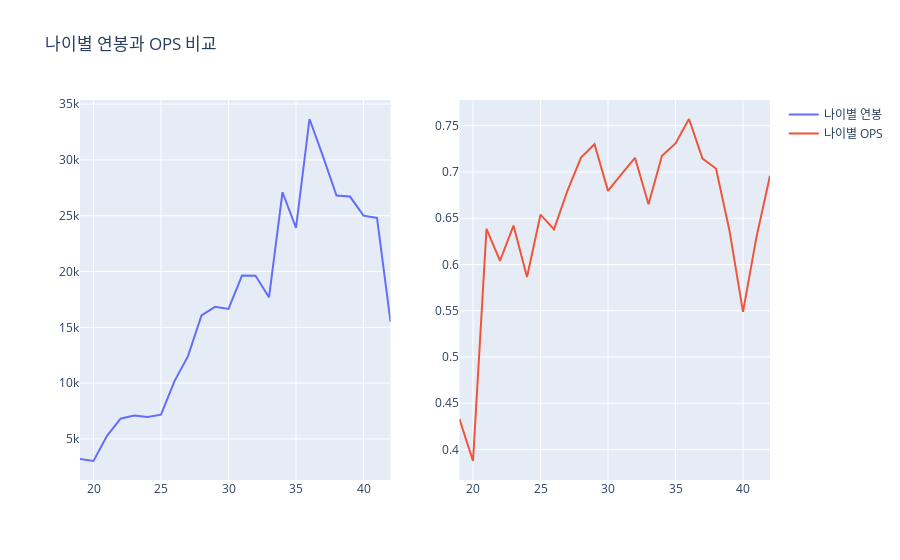

Write notebook code for a chart like this one.
### Code cell
age_category()

### Figure 1 — Plotly figure (JSON) as saved in the notebook; plotly's stock layout.template omitted (floating-point values rounded to 4 significant figures)
{"data": [{"name": "나이별 연봉", "type": "scatter", "x": [19, 20, 21, 22, 23, 24, 25, 26, 27, 28, 29, 30, 31, 32, 33, 34, 35, 36, 37, 38, 39, 40, 41, 42], "xaxis": "x", "y": [3200, 3020, 5280, 6811.0, 7105.0, 6962.0, 7177.0, 10175, 12420.0, 16070.0, 16840.0, 16650.0, 19630.0, 19630.0, 17690.0, 27100, 23900.0, 33660.0, 30310.0, 26800, 26710.0, 25000, 24800, 15500], "yaxis": "y"}, {"name": "나이별 OPS", "type": "scatter", "x": [19, 20, 21, 22, 23, 24, 25, 26, 27, 28, 29, 30, 31, 32, 33, 34, 35, 36, 37, 38, 39, 40, 41, 42], "xaxis": "x2", "y": [0.433, 0.3876, 0.6386, 0.6041, 0.6421, 0.5865, 0.6539, 0.6379, 0.68, 0.7157, 0.73, 0.6796, 0.6976, 0.7154, 0.6651, 0.7175, 0.7309, 0.7573, 0.7144, 0.7038, 0.6366, 0.5487, 0.6298, 0.696], "yaxis": "y2"}], "layout": {"title": {"text": "나이별 연봉과 OPS 비교"}, "xaxis": {"anchor": "y", "domain": [0, 0.45]}, "xaxis2": {"anchor": "y2", "domain": [0.55, 1]}, "yaxis": {"anchor": "x", "domain": [0, 1]}, "yaxis2": {"anchor": "x2", "domain": [0, 1]}}}
